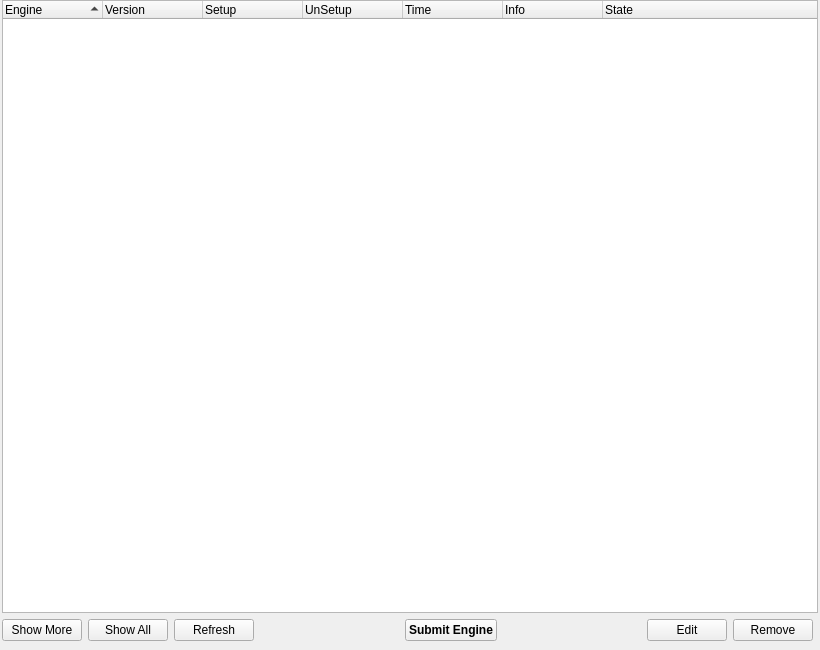
<?xml version="1.0" encoding="UTF-8"?>
<ui version="4.0">
 <class>ManageEngineWidget</class>
 <widget class="QWidget" name="ManageEngineWidget">
  <property name="geometry">
   <rect>
    <x>0</x>
    <y>0</y>
    <width>820</width>
    <height>650</height>
   </rect>
  </property>
  <layout class="QVBoxLayout" name="verticalLayout">
   <property name="leftMargin">
    <number>2</number>
   </property>
   <property name="topMargin">
    <number>0</number>
   </property>
   <property name="rightMargin">
    <number>2</number>
   </property>
   <property name="bottomMargin">
    <number>9</number>
   </property>
   <item>
    <widget class="QTreeWidget" name="engineList">
     <property name="selectionMode">
      <enum>QAbstractItemView::ExtendedSelection</enum>
     </property>
     <property name="indentation">
      <number>0</number>
     </property>
     <property name="uniformRowHeights">
      <bool>true</bool>
     </property>
     <property name="itemsExpandable">
      <bool>false</bool>
     </property>
     <property name="sortingEnabled">
      <bool>true</bool>
     </property>
     <column>
      <property name="text">
       <string>Engine</string>
      </property>
     </column>
     <column>
      <property name="text">
       <string>Version</string>
      </property>
     </column>
     <column>
      <property name="text">
       <string>Setup</string>
      </property>
     </column>
     <column>
      <property name="text">
       <string>UnSetup</string>
      </property>
     </column>
     <column>
      <property name="text">
       <string>Time</string>
      </property>
     </column>
     <column>
      <property name="text">
       <string>Info</string>
      </property>
     </column>
     <column>
      <property name="text">
       <string>State</string>
      </property>
     </column>
    </widget>
   </item>
   <item>
    <layout class="QHBoxLayout" name="horizontalLayout_4">
     <property name="rightMargin">
      <number>5</number>
     </property>
     <item>
      <widget class="QPushButton" name="showMoreButton">
       <property name="text">
        <string>Show More</string>
       </property>
      </widget>
     </item>
     <item>
      <widget class="QPushButton" name="showAllButton">
       <property name="text">
        <string>Show All</string>
       </property>
      </widget>
     </item>
     <item>
      <widget class="QPushButton" name="refreshButton">
       <property name="text">
        <string>Refresh</string>
       </property>
      </widget>
     </item>
     <item>
      <spacer name="horizontalSpacer_3">
       <property name="orientation">
        <enum>Qt::Horizontal</enum>
       </property>
       <property name="sizeHint" stdset="0">
        <size>
         <width>40</width>
         <height>20</height>
        </size>
       </property>
      </spacer>
     </item>
     <item>
      <widget class="QPushButton" name="submitButton">
       <property name="font">
        <font>
         <weight>75</weight>
         <bold>true</bold>
        </font>
       </property>
       <property name="text">
        <string>Submit Engine</string>
       </property>
      </widget>
     </item>
     <item>
      <spacer name="horizontalSpacer_2">
       <property name="orientation">
        <enum>Qt::Horizontal</enum>
       </property>
       <property name="sizeHint" stdset="0">
        <size>
         <width>40</width>
         <height>20</height>
        </size>
       </property>
      </spacer>
     </item>
     <item>
      <widget class="QPushButton" name="editButton">
       <property name="text">
        <string>Edit</string>
       </property>
      </widget>
     </item>
     <item>
      <widget class="QPushButton" name="removeButton">
       <property name="text">
        <string>Remove</string>
       </property>
      </widget>
     </item>
    </layout>
   </item>
  </layout>
 </widget>
 <tabstops>
  <tabstop>engineList</tabstop>
  <tabstop>showMoreButton</tabstop>
  <tabstop>showAllButton</tabstop>
  <tabstop>refreshButton</tabstop>
  <tabstop>submitButton</tabstop>
  <tabstop>editButton</tabstop>
  <tabstop>removeButton</tabstop>
 </tabstops>
 <resources/>
 <connections/>
</ui>
